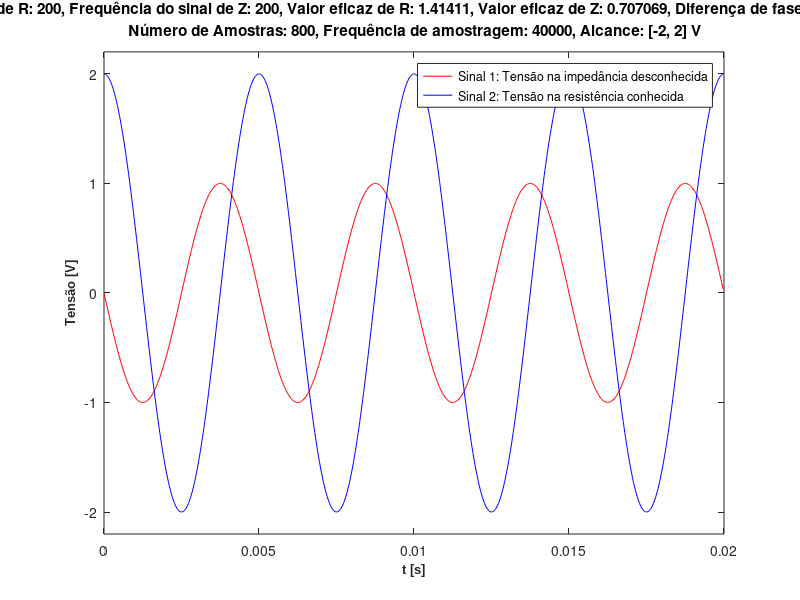

The MATLAB source for this figure:
%% INSTRUMENTAÇÃO E MEDIDAS - LABORATORIO AQUISIÇÃO DE SINAIS
% Grupo 1 L32 Daniel Dinis no. 99906, João Gonçalves no. 99995, Jorge Contente no. 102143

% Dados iniciais
A = 2; % amplitude do sinal (dada em aula)
f_sinal = 200; % frequencia do sinal (dada em aula)

% Dados iniciais para a placa
Fs = 40000; % frequencia de amostragem (dada em aula)
N_amostras = 800; % no. de amostras (dada em aula)

% Resolução temporal
Ts = 1/Fs;

% Resolução espectral
F0 = Fs/N_amostras;
T0=1/F0;

% Variável no tempo e frequência
t=(0:Ts:T0-Ts)'; 
f=(0:F0:F0*(ceil(N_amostras/2)-1));

%Informacao da placa de aquisicao APAGAR
%!!!!!!!!!!!!!!!!!!!!!!!!!!!!!!!!!!!!!!!!
Nbits=12;
Amax=2;
Delta=2*Amax/(2^Nbits);
%!!!!!!!!!!!!!!!!!!!!!!!!!!!!!!!!!!!!!!!!

%% Aquisição do Sinal
%d = daq("ni");
%addinput(d,"Dev2",0:1,"Voltage");
%d.Rate = Fs;
%sn_vec =read(d,N_amostras,"OutputFormat","Matrix");
%data_t1=sn_vec(:,1); %sinal na impedância desconhecida Z 
%data_t2=sn_vec(:,2); %sinal na resistência R
%Fs=sinal.Properties.SampleRate;

% Sinais de teste 
xt1 = cos(2*pi*f_sinal*t + pi/2); %sinal da impedância
xt2 = A * cos(2*pi*f_sinal*t); %sinal da resistência
data_t1=floor(xt1/Delta)*Delta+Delta/2; %sinla na impedância desconhecida Z
data_t2=floor(xt2/Delta)*Delta+Delta/2; %sinal na resistência R
%data_t1=xt1;
%data_t2=xt2;

%% Estimação da frequência
%---> estimar frequencia do sinal 1
dataf1 = abs(fft(data_t1))/N_amostras;
[M1,Posf1]=max(dataf1(1:floor(N_amostras/2),1));
media = 0;
norm = 0;
% Caso de seja possível realizar a média ponderada:
if (Posf1>3)
    for m=Posf1-3:Posf1+3
        norm = norm + dataf1(m);
        media = media +(m-1)*dataf1(m)*F0; % (m-1)*F0 é a frequencia da harmonica e dataf(m) é a sua respectiva amplitude.
                                        %(m-1) representa o nr de "subdivisoes" até à harmonica
    end
        f_estimada1 = media/norm;
else % No caso de estar proximo da origem e não dar para fazer média ponderada:
    f_estimada1 = (Posf1-1)* F0;
end
% Período estimado
T1=1/f_estimada1; 

%---> estimar frequencia do sinal 2
dataf2 = abs(fft(data_t2))/N_amostras; 
[M2,Posf2]=max(dataf2(1:floor(N_amostras/2),1));
media = 0;
norm = 0;
% Caso seja possível efetuar a média ponderada:
if (Posf2>3)
    for m=Posf2-3:Posf2+3
        norm = norm + dataf2(m);
        media = media +(m-1)*dataf2(m)*F0; % (m-1)*F0 é a frequencia da harmonica e dataf(m) é a sua amplitude.
                                        %(m-1) representa o nr de "subdivisoes" até à harmonica
    end
        f_estimada2 = media/norm;
else % No caso de estar proximo da origem e não dar para fazer média ponderada:
    f_estimada2 = (Posf2-1)* F0;
end
% Período estimado
T2=1/f_estimada2; 

%% Calculo do Navg - media do numero de amostras util quando o numero de amostras e reduzido
%---> sinal 1
nppp = Fs/f_estimada1;   	% num de pontos por periodo			    
nperiodos=floor(N_amostras/nppp);		 % num de periodos
Navg1=nperiodos*nppp;
%---> sinal 2
nppp = Fs/f_estimada2;   	% num de pontos por periodo			    
nperiodos=floor(N_amostras/nppp);		 % num de periodos
Navg2=nperiodos*nppp;


%% Calculo do Valor eficaz do:
%---> sinal 1
data_tpower=power(data_t1,2); % Vef=sqrt(mean(abs(data_t).^2))
sum_all2=sum(data_tpower);
VrmsZ=sqrt(sum_all2/Navg1);
%---> sinal 2
data_tpower=power(data_t2,2); % Vef=sqrt(mean(abs(data_t).^2))
sum_all2=sum(data_tpower);
VrmsR=sqrt(sum_all2/Navg2);

%% Diferença de fase (dif_fase)
dataf1=fft(data_t1);
dataf2=fft(data_t2);
dif_fase = angle(dataf1(Posf1)) - angle(dataf2(Posf2));
dif_fase=dif_fase*180/pi; %para ficar em radianos

%% Cálculo da impedância
% |Z| = Vz eficaz / I, I = Vr eficaz / R
% logo |Z| = Vz eficaz * R / Vr eficaz 
R=100;
abs_Z = (VrmsZ/VrmsR)*abs(R);
arg_Z = dif_fase + angle(R); %o angulo de R neste caso vai ser nulo obviamente 

%% Criar gráfico para visualização
Amplitude=max(data_t1); %amplitude real
if (Amplitude<max(data_t2))
    Amplitude=max(data_t2);
end

subplot(111);
plot(t, data_t1,'r', t, data_t2, 'b'); 
str=sprintf('Frequência do sinal de R: %g, Frequência do sinal de Z: %g, Valor eficaz de R: %g, Valor eficaz de Z: %g, Diferença de fase dos dois sinais: %g \n Número de Amostras: %g, Frequência de amostragem: %g, Alcance: [-%g, %g] V',f_estimada2, f_estimada1, VrmsR, VrmsZ, dif_fase, N_amostras, Fs, Amax, Amax);
title(str);
xlabel('t [s]')
xl = get(gca,'xlabel');
set(xl,'FontName','Arial','FontSize',9,'FontWeight','bold');   
ylabel('Tensão [V]')
yl = get(gca,'ylabel');
set(yl,'FontName','Arial','FontSize',9,'FontWeight','bold');
legend('Sinal 1: Tensão na impedância desconhecida', 'Sinal 2: Tensão na resistência conhecida')
axis([0 T2*4 -1.1*Amplitude 1.1*Amplitude]) %[xmin xmax  ymin ymax]
